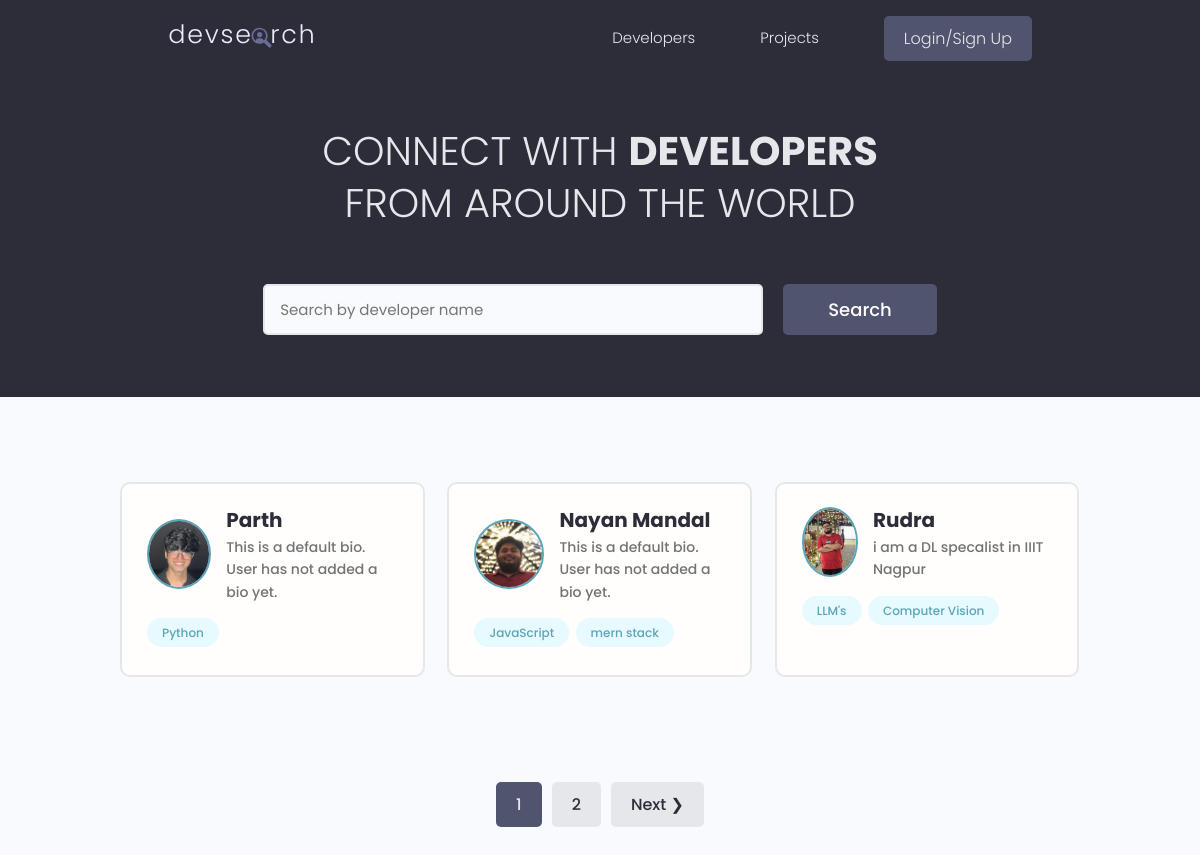
The page / on the database its author committed.
### users/models.py (models this page shows, shortened)
class Profile(models.Model):
    user = models.OneToOneField(
        User, on_delete=models.CASCADE, null=True, blank=True)
    name = models.CharField(max_length=200, blank=True, null=True)
    email = models.EmailField(max_length=500, blank=True, null=True)
    username = models.CharField(max_length=200, blank=True, null=True)
    location = models.CharField(max_length=200, blank=True, null=True, default="Earth")
    short_intro = models.CharField(max_length=200, blank=True, null=True, default="This is a default bio. User has not added a bio yet.")
    bio = models.TextField(blank=True, null=True)
    profile_image = models.ImageField(
        null=True, blank=True, upload_to='profiles/', default="profiles/user-default.png")
    social_github = models.CharField(max_length=200, blank=True, null=True)
    social_twitter = models.CharField(max_length=200, blank=True, null=True)
    social_linkedin = models.CharField(max_length=200, blank=True, null=True)
    social_youtube = models.CharField(max_length=200, blank=True, null=True)
    social_website = models.CharField(max_length=200, blank=True, null=True)
    created = models.DateTimeField(auto_now_add=True)
    id = models.UUIDField(default=uuid.uuid4, unique=True,
                          primary_key=True, editable=False)
    class Meta:
        ordering = ['created']
    @property
    def imageURL(self):
        try:
            url = self.profile_image.url
        except:
            url = ''
        return url

class Skill(models.Model):
    owner = models.ForeignKey(
        Profile, on_delete=models.CASCADE, null=True, blank=True)
    name = models.CharField(max_length=200, blank=True, null=True)
    description = models.TextField(null=True, blank=True)
    created = models.DateTimeField(auto_now_add=True)
    id = models.UUIDField(default=uuid.uuid4, unique=True,
                          primary_key=True, editable=False)
    def __str__(self):
        return str(self.name)

### users/views.py (the view)
# urls.py: path('', views.profiles, name="profiles"),
def profiles(request):
    profiles, search_query = searchProfiles(request)
    custom_range, profiles = paginateProfiles(request, profiles, 3)
    context = {'profiles': profiles, 'search_query': search_query,
               'custom_range': custom_range}
    return render(request, 'users/profiles.html', context)

### users/utils.py (called while the page is built)
def paginateProfiles(request, profiles, results):
    page = request.GET.get('page')
    paginator = Paginator(profiles, results)
    try:
        profiles = paginator.page(page)
    except PageNotAnInteger:
        page = 1
        profiles = paginator.page(page)
    except EmptyPage:
        page = paginator.num_pages
        profiles = paginator.page(page)
    leftIndex = (int(page) - 4)
    if leftIndex < 1:
        leftIndex = 1
    rightIndex = (int(page) + 5)
    if rightIndex > paginator.num_pages:
        rightIndex = paginator.num_pages + 1
    custom_range = range(leftIndex, rightIndex)
    return custom_range, profiles

def searchProfiles(request):
    search_query = ''
    if request.GET.get('search_query'):
        search_query = request.GET.get('search_query')
    skills = Skill.objects.filter(name__icontains=search_query)
    profiles = Profile.objects.distinct().filter(
        Q(name__icontains=search_query) |
        Q(short_intro__icontains=search_query) |
        Q(skill__in=skills)
    )
    return profiles, search_query

### users/templates/users/profiles.html (shortened to what this page needs)
{% extends 'main.html' %}
{% block content %}
<main class="home">
    <section class="hero-section text-center">
        <div class="container container--narrow">
            <div class="hero-section__box">
                <h2>CONNECT WITH <span>DEVELOPERS</span></h2>
                <h2>FROM AROUND THE WORLD</h2>
            </div>
            <div class="hero-section__search">
                <form id="searchForm" class="form" action="{% url 'profiles' %}" method="get">
                    <div class="form__field">
                        <input class="input input--text" id="formInput#search" type="text" name="search_query"
                            value="{{search_query}}" placeholder="Search by developer name" />
                    </div>
                    <input class="btn btn--sub btn--lg" type="submit" value="Search" />
                </form>
            </div>
        </div>
    </section>
    <section class="devlist">
        <div class="container">
            <div class="grid grid--three">
                {% for profile in profiles %}
                <div class="column card">
                    <div class="dev">
                        <a href="{% url 'user-profile' profile.id %}" class="card__body">
                            <div class="dev__profile">
                                <img class="avatar avatar--md" src="{{ profile.imageURL }}" alt="image" />
                                <div class="dev__meta">
                                    <h3>{{profile.name}}</h3>
                                    <h5>{{profile.short_intro|slice:"60"}}</h5>
                                </div>
                            </div>
                            <div class="dev__skills">
                                {% for skill in profile.skill_set.all|slice:"5" %}
                                <span class="tag tag--pill tag--main">
                                    <small>{{skill}}</small>
                                </span>
                                {% endfor %}
                            </div>
                        </a>
                    </div>
                </div>
                {% endfor %}
            </div>
        </div>
    </section>
    {% include 'pagination.html' with queryset=profiles custom_range=custom_range %}
</main>
{% endblock content %}

### static/styles/app.css (style rules this page uses)
:root { --color-sub: #2d2d39; }
.btn--sub { background-color: var(--color-sub-light); }
.card { border: 2px solid var(--color-light); }
img { width: 100%; }
.hero-section { height: 40vh; display: flex; align-items: center; background-color: var(--color-sub); }
.hero-section__box { margin-bottom: 4rem; }
.hero-section__box > h2, .hero-section__box > h2 > span { font-size: 4rem; color: var(--color-light); line-height: 1.3; text-transform: uppercase; }
.hero-section__box > h2 { font-weight: 300; }
.hero-section__box > h2 > span { font-weight: 700; }
.hero-section__search > .form { display: flex; align-items: center; justify-content: center; gap: 2rem; }
.hero-section__search > .form input.input--text { width: 50rem; }
.devlist { margin-top: 8rem; }
.devlist .grid { align-items: stretch; }
.devlist .dev .dev__profile { display: flex; align-items: center; gap: 1.5rem; }
.devlist .dev .dev__meta h3 { color: var(--color-sub); font-size: 2rem; font-weight: 700; }
.devlist .dev .dev__meta h5 { color: var(--color-text); font-size: 1.4rem; font-weight: 500; }

### static/uikit/styles/modules/_variables.css (style rules this page uses)
:root { --color-main: #5aa5b9; --color-main-light: #e6faff; --color-sub: #3f4156; --color-sub-light: #51546e; --color-sub-lighter: #ededfd; --color-text: #737373; --color-gray: #8b8b8b; --color-light: #e5e7eb; --color-light-gray: #767676; --color-bg: #f8fafd; --color-white: #fffefd; --color-white-light: #f3f3f3; --color-success: #359e64; --color-success-bg: #def8e8; --color-error: #fc4b0b; --color-error-bg: #fff2ee; --font-base: 'Poppins', arial, helvetica, 'Segoe UI', roboto, ubuntu, sans-serif; --font-monospace: 'Fira Code', 'Courier New', courier, monospace; --font-regular: 300; --font-medium: 500; --font-bold: 700; --generic-shadow: 1px 1px 5px #00000010; --generic-transition: all 0.3s ease-in-out; }

### static/uikit/styles/modules/_base.css (style rules this page uses)
* { margin: 0; padding: 0; box-sizing: border-box; text-rendering: optimizeLegibility; color: inherit; font-size: inherit; }
html { font-size: 50%; }
@media only screen and (min-width: 480px) { html { font-size: 56.25%; } }
@media only screen and (min-width: 1200px) { html { font-size: 62.5%; } }
body { line-height: 1.6; font-weight: 400; font-size: 1.5rem; color: var(--color-text); background-color: var(--color-bg); min-height: 100vh; }

### static/uikit/styles/modules/_typography.css (style rules this page uses)
* { font-family: var(--font-base); }
h2 { font-size: 3.6rem; font-weight: var(--font-bold); }
h3 { font-size: 3.2rem; font-weight: var(--font-medium); }
h5 { font-size: 2.4rem; font-weight: var(--font-medium); }
h5, h6 { font-weight: var(--font-regular); }
p, span, strong { font-size: 1.6rem; color: var(--color-text); font-weight: var(--font-regular); }
a { padding-bottom: 2px; text-decoration: none; display: inline-block; color: var(--color-main); font-weight: var(--font-medium); }

### static/uikit/styles/modules/_utilities.css (style rules this page uses)
.container { width: 92%; max-width: 165rem; margin: 0 auto; box-sizing: border-box; }
.container--narrow { width: 92%; max-width: 120rem; }
@media screen and (min-width: 1000px) { .container { width: 90%; } }
@media screen and (min-width: 1000px) { .container--narrow { width: 85%; } }
@media screen and (min-width: 1200px) { .container { width: 80%; } }
@media screen and (min-width: 1200px) { .container--narrow { width: 72%; } }
.text-center { text-align: center; }

### static/uikit/styles/modules/_avatar.css (style rules this page uses)
.avatar { border-radius: 50%; border: 2px solid var(--color-main); object-fit: cover; }
.avatar--md { height: 7rem; width: 7rem; }

### static/uikit/styles/modules/_button.css (style rules this page uses)
.btn { display: inline-block; position: relative; cursor: pointer; background-color: var(--color-light); font-weight: var(--font-medium); color: var(--color-sub); text-decoration: none; padding: 1rem 2rem; border-radius: 0.5rem; border: none; width: -webkit-fit-content; width: -moz-fit-content; width: fit-content; height: -webkit-fit-content; height: -moz-fit-content; height: fit-content; font-size: 1.6rem; outline-width: 0; outline-color: transparent; -webkit-backface-visibility: hidden; backface-visibility: hidden; transition: all 0.3s ease-in-out; }
.btn--sub { background-color: var(--color-sub); color: var(--color-white); }
.btn--lg { font-size: 1.8rem; padding: 1.2rem 4.5rem; }

### static/uikit/styles/modules/_card.css (style rules this page uses)
.card { border-radius: 1rem; background-color: var(--color-white); border: 1.5px solid var(--color-light); width: auto; height: auto; margin-top: 0.5rem; margin-bottom: 0.5rem; overflow: hidden; }
.card__body, .card__header { padding: 2rem 2.5rem; }

### rows shown on the page
Profile: imageURL (picture), name "Parth", short_intro "This is a default bio. User has not added a bio yet."
Skill: name "Python"
Profile: imageURL (picture), name "Nayan Mandal", short_intro "This is a default bio. User has not added a bio yet."
Skill: name "JavaScript"
Skill: name "mern stack"
Profile: imageURL (picture), name "Rudra", short_intro "i am a DL specalist in IIIT Nagpur"
Skill: name "LLM's"
Skill: name "Computer Vision"

### other values the page prints
{{ page }} "1"
{{ page }} "2"
